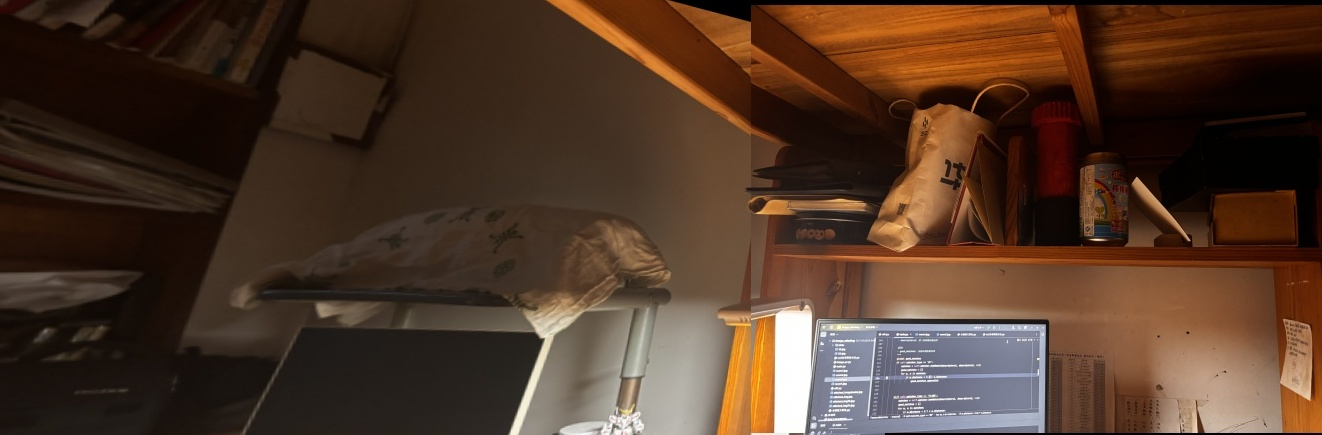
#> input picture selected_roi.jpg, 1322 x 435 px
$ python sift.py
#> lines starting #> are read from the running program, lines starting #| are printed output that depends on the picture; long printed decimals are rounded
### main.py
import cv2
import numpy as np


def resize_image(input_image_path, scale=None, target_width=None, target_height=None):
    """
    等比缩放图像并保存。

    参数:
    input_image_path (str): 输入图像的路径。
    output_image_path (str): 输出缩放图像的路径。
    scale (float): 缩放比例，如 0.5 表示缩小一半。如果提供了比例，将忽略目标宽度和高度。
    target_width (int): 目标宽度，优先级低于比例缩放。
    target_height (int): 目标高度，优先级低于比例缩放。
    """
    # 读取图像
    img = cv2.imread(input_image_path)

    # 检查图像是否成功读取
    if img is None:
        raise ValueError("无法读取输入图像，请检查文件路径。")

    original_height, original_width = img.shape[:2]

    if scale is not None:
        # 等比缩放图像
        new_width = int(original_width * scale)
        new_height = int(original_height * scale)
    elif target_width is not None and target_height is not None:
        # 根据目标尺寸等比缩放图像，选择最小的缩放因子
        scale_width = target_width / original_width
        scale_height = target_height / original_height
        scale = min(scale_width, scale_height)
        new_width = int(original_width * scale)
        new_height = int(original_height * scale)
    else:
        raise ValueError("请提供缩放比例或目标尺寸（宽度和高度）。")

    # 调整图像大小
    resized_img = cv2.resize(img, (new_width, new_height), interpolation=cv2.INTER_AREA)
    return resized_img


class FeatureMatcher:
    def __init__(self, detector_type='ORB', matcher_type='BF', use_cross_check=True):
        """
        初始化特征匹配器和检测器。

        参数:
        - detector_type: 特征检测器类型，'ORB', 'SIFT', 'SURF' 等
        - matcher_type: 匹配器类型，'BF' 使用暴力匹配器，'FLANN' 使用FLANN匹配器
        - use_cross_check: 是否启用交叉检查，仅对BFMatcher有效
        """
        self.detector_type = detector_type
        self.matcher_type = matcher_type
        self.use_cross_check = use_cross_check
        self.detector = self._create_detector()
        self.matcher = self._create_matcher()

    def _create_detector(self):
        """根据选择的检测器类型创建特征检测器。"""
        if self.detector_type == 'ORB':
            return cv2.ORB_create()
        elif self.detector_type == 'SIFT':
            return cv2.SIFT_create()
        elif self.detector_type == 'SURF':
            return cv2.xfeatures2d.SURF_create()
        else:
            raise ValueError("Unsupported detector type. Use 'ORB', 'SIFT', or 'SURF'.")

    def _create_matcher(self):
        """根据选择的匹配方法创建匹配器。"""
        if self.matcher_type == 'BF':
            norm_type = cv2.NORM_HAMMING if self.detector_type == 'ORB' else cv2.NORM_L2

            return cv2.BFMatcher(norm_type, crossCheck=False)

        elif self.matcher_type == 'FLANN':
            index_params = dict(algorithm=6, table_number=6, key_size=12,
                                multi_probe_level=1) if self.detector_type == 'ORB' else dict(algorithm=1, trees=5)
            search_params = dict(checks=50)
            return cv2.FlannBasedMatcher(index_params, search_params)
        else:
            raise ValueError("Unsupported matcher type. Use 'BF' or 'FLANN'.")

    def detect_and_compute(self, img):
        """
        检测图像中的特征点并计算描述符。

        参数:
        - img: 输入图像

        返回:
        - keypoints: 检测到的关键点
        - descriptors: 计算的描述符
        """
        keypoints, descriptors = self.detector.detectAndCompute(img, None)
        return keypoints, descriptors

    def match(self, descriptors1, descriptors2):
        """
        匹配两个图像的描述符。

        参数:
        - descriptors1: 第一张图像的描述符
        - descriptors2: 第二张图像的描述符

        返回:
        - good_matches: 过滤后的匹配结果
        """
        global good_matches
        if self.matcher_type == 'BF':
            matches = self.matcher.knnMatch(descriptors1, descriptors2, k=2)
            good_matches = []
            for m, n in matches:
                if m.distance < 0.6 * n.distance:
                    good_matches.append(m)


        elif self.matcher_type == 'FLANN':
            matches = self.matcher.knnMatch(descriptors1, descriptors2, k=2)
            good_matches = []
            for m, n in matches:
                if m.distance < 0.7 * n.distance:
                    good_matches.append(m)
        return good_matches

    def get_homo(self, good_matches):
        # 单应性矩阵函数
        min_matchs = 8
        if len(good_matches) > min_matchs:
            img1_pts = []
            img2_pts = []

            for m in good_matches:
                img1_pts.append(keypoints1[m.queryIdx].pt)
                img2_pts.append(keypoints2[m.trainIdx].pt)

            img1_pts = np.float32(img1_pts).reshape(-1, 1, 2)
            img2_pts = np.float32(img2_pts).reshape(-1, 1, 2)

            # 获取但应性矩阵和掩码
            H_martix, mask = cv2.findHomography(img1_pts, img2_pts, cv2.RANSAC, 5.0)
            return H_martix
        else:
            print('error: 不够8个特征点')

    def stitch_image(self, img1, img2, H):
        """

        图像拼接：
        1.获取四个角点
        2.对图像变换，旋转平移
        3.创建画布拼接

        :param img1:
        :param img2:
        :param H:单应性矩阵
        :return:拼接图片

        """

        # 原始图形高度宽度,四个角点
        h_1, w_1 = img1.shape[:2]
        h_2, w_2 = img2.shape[:2]

        img1_dims = np.float32([[0, 0], [0, h_1], [w_1, h_1], [w_1, 0]]).reshape(-1, 1, 2)
        img2_dims = np.float32([[0, 0], [0, h_2], [w_2, h_2], [w_2, 0]]).reshape(-1, 1, 2)

        # 变化后的角点 = 之前的 * dyx矩阵
        img1_transform = cv2.perspectiveTransform(img1_dims, H)
        # print(img1_transform)
        # 拼接定图和动图的角点
        result_dims = np.concatenate((img2_dims, img1_transform), axis=0)
        print(result_dims)

        [x_min, y_min] = np.int32(result_dims.min(axis=0).ravel() - 0.5)
        [x_max, y_max] = np.int32(result_dims.max(axis=0).ravel() + 0.5)

        # 平移矩阵
        trans_dist = [-x_min, -y_min]

        # 构造平移矩阵并将其转换为 NumPy 数组
        transform_array = np.array(
            [[1, 0, trans_dist[0]],
             [0, 1, trans_dist[1]],
             [0, 0, 1]]
        )

        # 确保 H 也是一个 NumPy 数组
        H = np.array(H)

        # 进行矩阵乘法（矩阵变换）
        final_transform = np.dot(transform_array, H)

        # 应用透视变换,拼接图像
        result_img = cv2.warpPerspective(img1, final_transform, (x_max - x_min, y_max - y_min))
        result_img[trans_dist[1]:trans_dist[1] + h_2,
        trans_dist[0]:trans_dist[0] + w_2] = img2

        return result_img

    # [40 lines left out: functions draw_matches, resize_to_smallest, not called in this run]


# 导入图片，模糊因子选择：0.1
img1 = resize_image('selected_roi.jpg', 1)
#> in resize_image, img is the input picture: shape (435, 1322, 3); mean B, G, R 39.2, 54.8, 79
img2 = resize_image('selected_roi34.jpg', 1)
#> call 2 of resize_image, with input_image_path = 'selected_roi34.jpg', scale = 1
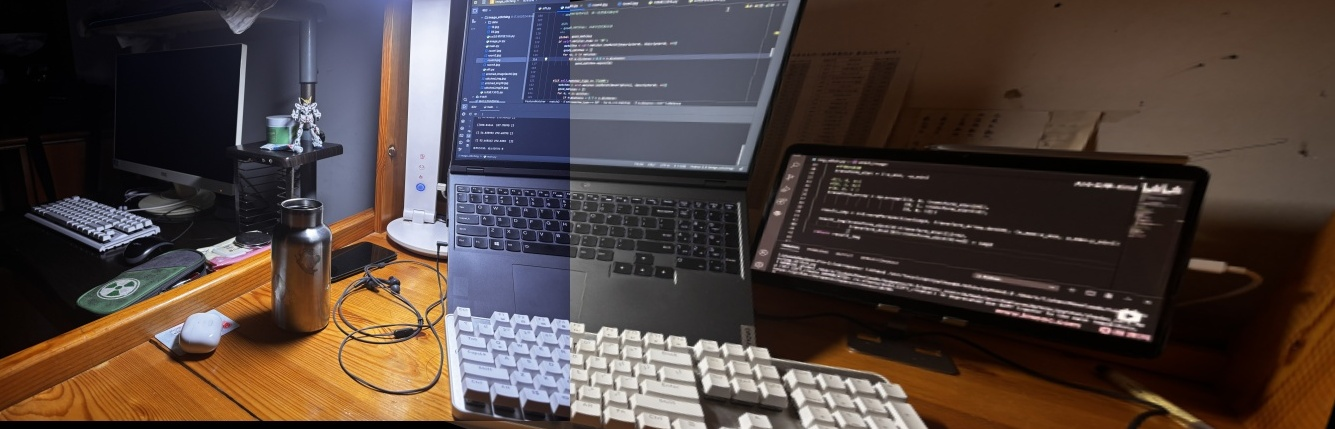
#> input picture selected_roi34.jpg, 1335 x 429 px
#> in resize_image, img is the input picture: shape (429, 1335, 3); mean B, G, R 61.5, 66.3, 79.7

#resize_to_smallest('image1.jpg', 'image2.jpg', 'output_image1.jpg', 'output_image2.jpg')

# 创建特征
# 特征点标注算法选择：SIFT/ORB/SURF
# 特征匹配算法：FLANN/BF
matcher = FeatureMatcher(detector_type='SIFT', matcher_type='BF')
keypoints1, descriptors1 = matcher.detect_and_compute(img1)
#> in detect_and_compute, `keypoints, descriptors = self.detector.detectAndCompute(img, None)`: keypoints = 654 keypoints; strongest (x, y, size): (1195, 431, 3.3), (813, 426, 3.7), (1138, 184, 7.7), (793, 330, 31.4)
#> keypoints1 has the same summary as keypoints in detect_and_compute
keypoints2, descriptors2 = matcher.detect_and_compute(img2)
#> in detect_and_compute (call 2), `keypoints, descriptors = self.detector.detectAndCompute(img, None)`: keypoints = 2821 keypoints; strongest (x, y, size): (311, 234, 8.7), (562, 8, 1.9), (1136, 317, 8), (1177, 190, 5.5)
#> keypoints2 has the same summary as keypoints in detect_and_compute

# 特征匹配
good_matches = matcher.match(descriptors1, descriptors2)
#> in match, `matches = self.matcher.knnMatch(descriptors1, descriptors2, k=2)`: matches = 654 matches
#> after the loop in match, `for m, n in matches:`: good_matches = 23 matches

# 使用 cv2.drawMatches 绘制匹配结果
img_matches = cv2.drawMatches(img1, keypoints1, img2, keypoints2, good_matches, None,
                              flags=cv2.DrawMatchesFlags_NOT_DRAW_SINGLE_POINTS)
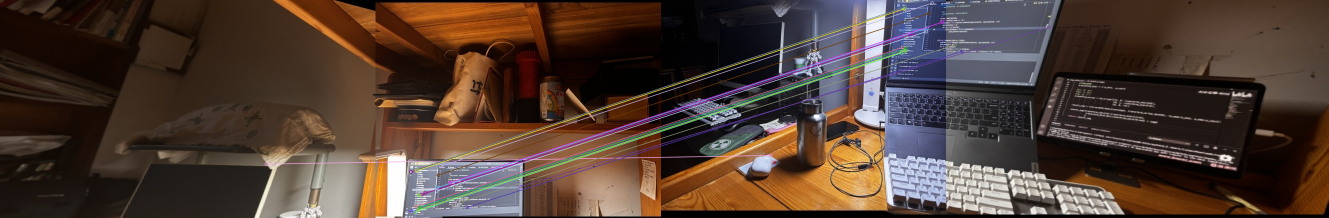
#> img_matches: shape (435, 2657, 3) (shown at 1/2 size); mean B, G, R 51.6, 61.3, 80
# 获取矩阵
H = matcher.get_homo(good_matches)
#> the loop in get_homo, `for m in good_matches:` made 23 passes
#> after the loop in get_homo, `for m in good_matches:`: img1_pts = 23 items, first 6: (532.4, 327.8), (814.1, 421.2), (821.7, 343.5), (822.8, 422.6), (828.8, 423.9), (831.6, 412.5); img2_pts = 23 items, first 6: (218.6, 310.5), (464.8, 102.5), (473.1, 21.12), (474, 104.1), (480.2, 105.5), (483.2, 94.27)
#> in get_homo, `img1_pts = np.float32(img1_pts).reshape(-1, 1, 2)`: img1_pts = 23 rows, first 8: [532.4, 327.8], [814.1, 421.2], [821.7, 343.5], [822.8, 422.6], [828.8, 423.9], [831.6, 412.5], [833.3, 340.7], [835.1, 337.4]
#> in get_homo, `img2_pts = np.float32(img2_pts).reshape(-1, 1, 2)`: img2_pts = 23 rows, first 8: [218.6, 310.5], [464.8, 102.5], [473.1, 21.12], [474, 104.1], [480.2, 105.5], [483.2, 94.27], [486.2, 17.37], [487.8, 13.62]
#> in get_homo, `H_martix, mask = cv2.findHomography(img1_pts, img2_pts, cv2.RANSAC, 5.0)`: H_martix = [[0.399, 0.201, -92.44], [-0.0233, 0.722, -215.6], [-0.000614, 0.00043, 1]]; mask = 23 values, max 1 at index 1, min 0 at index 0, mean 0.913
#> H has the same summary as H_martix in get_homo
# 图像拼接
result_img = matcher.stitch_image(img1, img2, H)
#> in stitch_image, `img1_transform = cv2.perspectiveTransform(img1_dims, H)`: img1_transform = [[-92.44, -215.6], [-4.11, 82.99], [1391.9, 180.4], [2308.3, -1308.4]]
#> in stitch_image, `result_dims = np.concatenate((img2_dims, img1_transform), axis=0)`: result_dims = [[0, 0], [0, 429], [1335, 429], [1335, 0], [-92.44, -215.6], [-4.11, 82.99], [1391.9, 180.4], [2308.3, -1308.4]]
#| [[[    0.          0.     ]]
#|  [[    0.        429.     ]]
#|  [[ 1335.        429.     ]]
#|  [[ 1335.          0.     ]]
#|  [[  -92.441  -215.554]]
#|  [[   -4.112    82.993]]
#|  [[ 1391.925     180.401]]
#|  [[ 2308.2947  -1308.382  ]]]
#> in stitch_image, `[x_min, y_min] = np.int32(result_dims.min(axis=0).ravel() - 0.5)`: x_min = -92; y_min = -1308
#> in stitch_image, `[x_max, y_max] = np.int32(result_dims.max(axis=0).ravel() + 0.5)`: x_max = 2308; y_max = 429
#> in stitch_image, `trans_dist = [-x_min, -y_min]`: trans_dist = [92, 1308]
#> in stitch_image, `transform_array = np.array( [[1, 0, trans_dist[0]], [0, 1, trans_dist[..`: transform_array = [[1, 0, 92], [0, 1, 1308], [0, 0, 1]]
#> in stitch_image, `H = np.array(H)`: H has the same summary as H_martix in get_homo
#> in stitch_image, `final_transform = np.dot(transform_array, H)`: final_transform = [[0.342, 0.241, -0.441], [-0.826, 1.28, 1092.4], [-0.000614, 0.00043, 1]]
#> in stitch_image, `result_img = cv2.warpPerspective(img1, final_transform, (x_max - x_min..`:
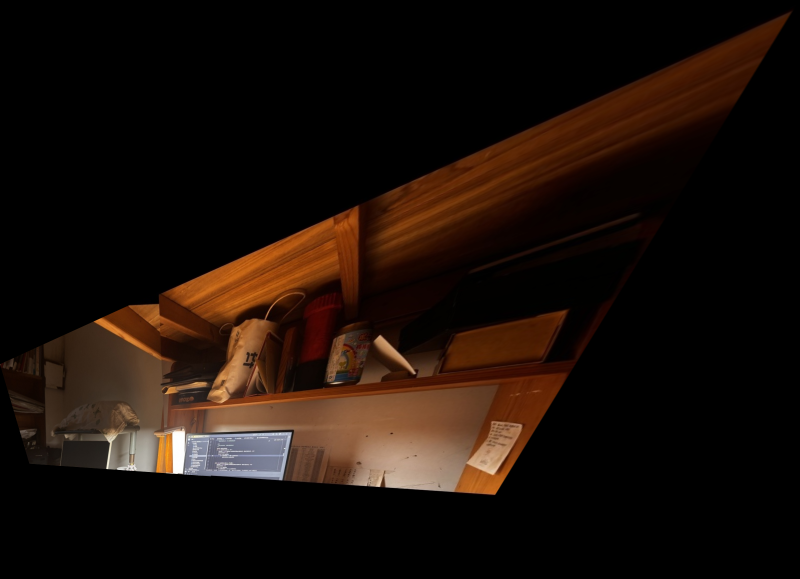
#> result_img: shape (1737, 2400, 3) (shown at 1/3 size); mean B, G, R 8.9, 15.3, 26.4
#> in stitch_image, `result_img[trans_dist[1]:trans_dist[1] + h_2, trans_dist[0]:trans_dist..`:
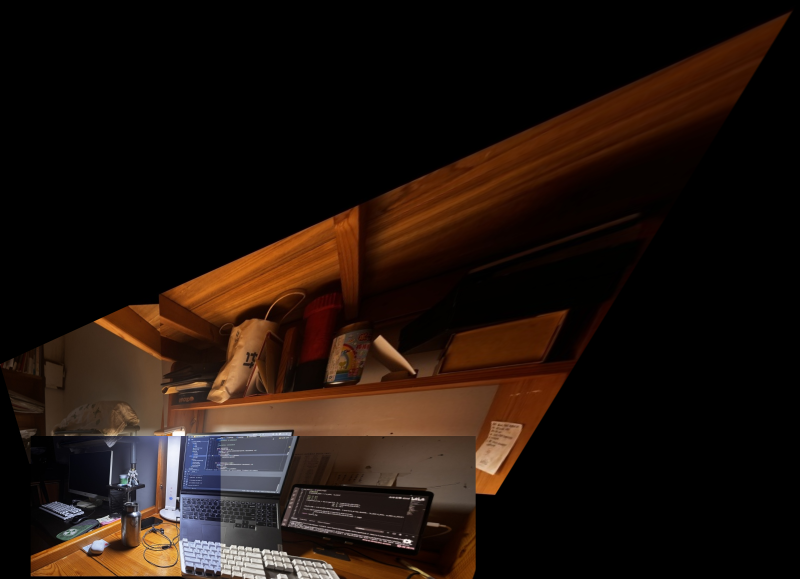
#> result_img: shape (1737, 2400, 3) (shown at 1/3 size); mean B, G, R 13.2, 19.6, 31.8

# 显示匹配结果
cv2.namedWindow('Feature Matches', cv2.WINDOW_NORMAL)
cv2.imshow('Feature Matches', result_img)
cv2.imwrite( '1234.jpg', result_img )
cv2.waitKey(0)
cv2.destroyAllWindows()

### sift.py
import cv2
from main import resize_image

# 创建 SIFT 对象
sift = cv2.SIFT_create()
image = resize_image('room1.jpg', 0.3)
#> call 3 of resize_image, with input_image_path = 'room1.jpg', scale = 0.3
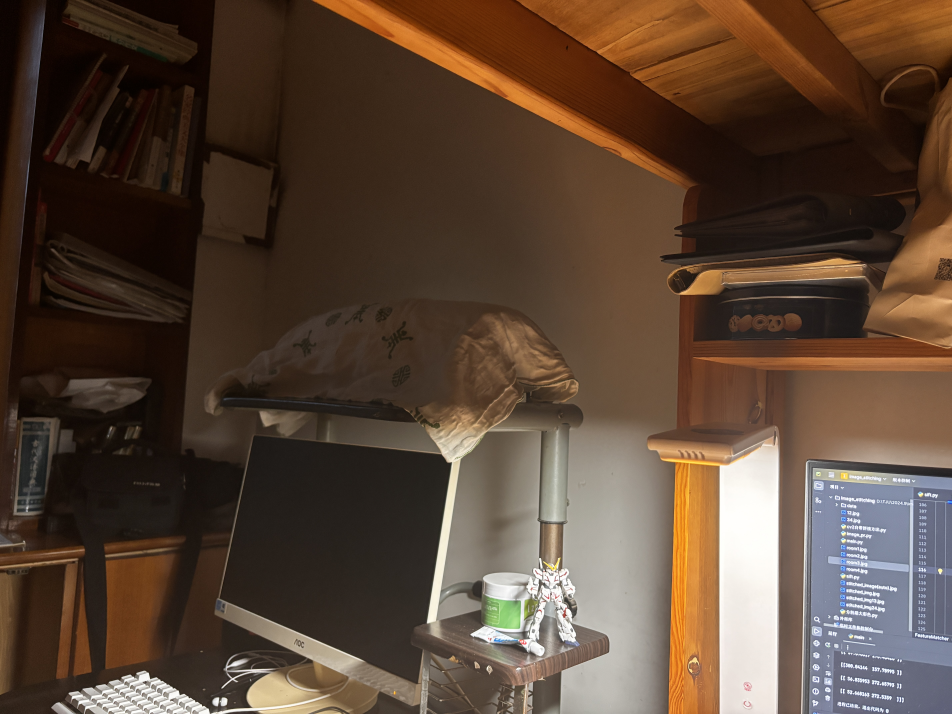
#> input picture room1.jpg, 5712 x 4284 px (shown at 1/6 size)
#> in resize_image, img is the input picture: shape (4284, 5712, 3); mean B, G, R 54, 69, 89.1
# 读取图像
#image = cv2.imread('room1.jpg', cv2.IMREAD_GRAYSCALE)

# 检测关键点并计算描述符
keypoints, descriptors = sift.detectAndCompute(image, None)
#> keypoints = 2865 keypoints; strongest (x, y, size): (388, 1263, 8), (404, 1262, 8.1), (1596, 1279, 3.9), (401, 1236, 2.5)

# 在图像上绘制关键点
output_image = cv2.drawKeypoints(image, keypoints, None, flags=cv2.DRAW_MATCHES_FLAGS_DRAW_RICH_KEYPOINTS)
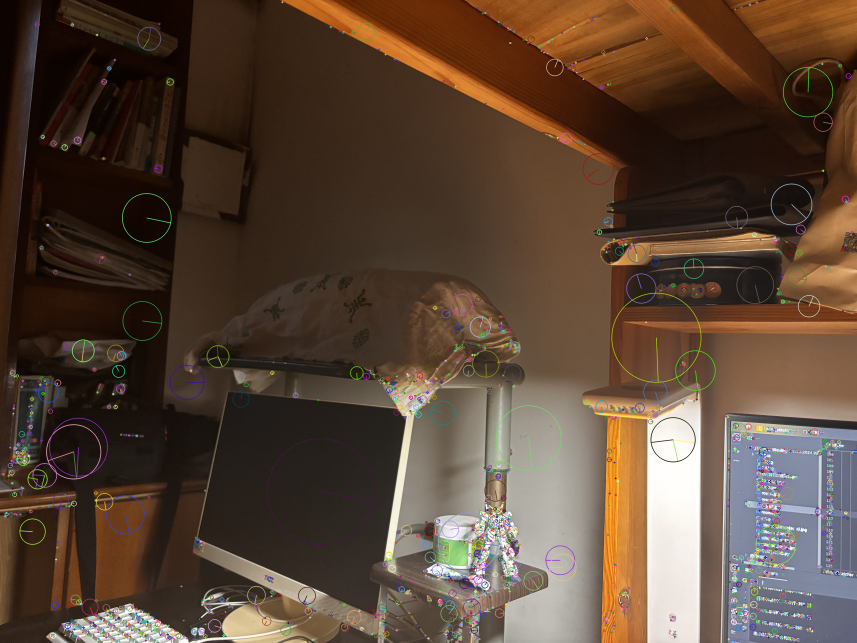
#> output_image: shape (1285, 1713, 3) (shown at 1/2 size); mean B, G, R 54.3, 69.2, 89.1

# 显示结果
cv2.namedWindow('SIFT Keypoints', cv2.WINDOW_NORMAL)
cv2.imshow('SIFT Keypoints', output_image)
cv2.waitKey(0)
cv2.destroyAllWindows()
